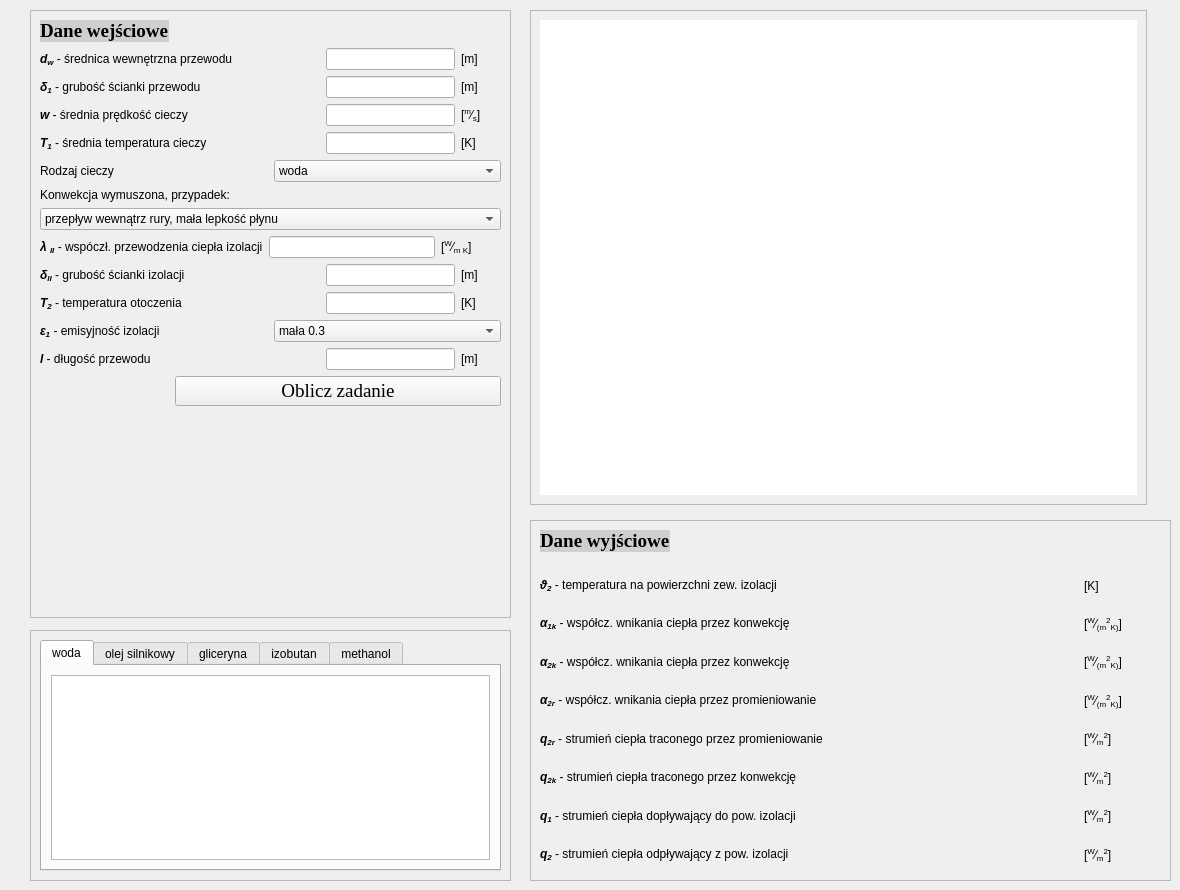
  <widget class="QWidget" name="centralWidget">
   <property name="minimumSize">
    <size>
     <width>1000</width>
     <height>700</height>
    </size>
   </property>
   <widget class="QFrame" name="framePicture">
    <property name="geometry">
     <rect>
      <x>530</x>
      <y>10</y>
      <width>617</width>
      <height>495</height>
     </rect>
    </property>
    <property name="maximumSize">
     <size>
      <width>650</width>
      <height>495</height>
     </size>
    </property>
    <property name="styleSheet">
     <string notr="true"/>
    </property>
    <property name="frameShape">
     <enum>QFrame::StyledPanel</enum>
    </property>
    <property name="frameShadow">
     <enum>QFrame::Raised</enum>
    </property>
    <layout class="QGridLayout" name="gridLayout">
     <item row="1" column="0">
      <widget class="QLabel" name="labelTaskPicture">
       <property name="minimumSize">
        <size>
         <width>544</width>
         <height>459</height>
        </size>
       </property>
       <property name="styleSheet">
        <string notr="true">background-color:rgb(255, 255, 255)</string>
       </property>
       <property name="text">
        <string/>
       </property>
      </widget>
     </item>
    </layout>
   </widget>
   <widget class="QFrame" name="frameOutputData">
    <property name="geometry">
     <rect>
      <x>530</x>
      <y>520</y>
      <width>641</width>
      <height>361</height>
     </rect>
    </property>
    <property name="frameShape">
     <enum>QFrame::StyledPanel</enum>
    </property>
    <property name="frameShadow">
     <enum>QFrame::Raised</enum>
    </property>
    <layout class="QGridLayout" name="gridLayout_2">
     <item row="0" column="0">
      <layout class="QFormLayout" name="formLayout_4">
       <item row="0" column="0">
        <widget class="QLabel" name="labelHeaderOutputData">
         <property name="font">
          <font>
           <family>Times New Roman</family>
           <pointsize>14</pointsize>
           <weight>50</weight>
           <italic>false</italic>
           <bold>false</bold>
          </font>
         </property>
         <property name="styleSheet">
          <string notr="true">background-color:rgb(207, 207, 207)</string>
         </property>
         <property name="text">
          <string>&lt;html&gt;&lt;head/&gt;&lt;body&gt;&lt;p&gt;&lt;span style=&quot; font-weight:600;&quot;&gt;Dane wyjściowe&lt;/span&gt;&lt;/p&gt;&lt;/body&gt;&lt;/html&gt;</string>
         </property>
         <property name="textFormat">
          <enum>Qt::RichText</enum>
         </property>
         <property name="wordWrap">
          <bool>false</bool>
         </property>
         <property name="margin">
          <number>0</number>
         </property>
        </widget>
       </item>
      </layout>
     </item>
     <item row="1" column="0">
      <layout class="QHBoxLayout" name="horizontalLayout_11">
       <item>
        <widget class="QLabel" name="labelOutputText1">
         <property name="minimumSize">
          <size>
           <width>415</width>
           <height>0</height>
          </size>
         </property>
         <property name="maximumSize">
          <size>
           <width>11231</width>
           <height>16777215</height>
          </size>
         </property>
         <property name="text">
          <string>&lt;b&gt;&lt;i&gt;&amp;thetasym;&lt;sub&gt;2&lt;/sub&gt;&lt;/i&gt;&lt;/b&gt; - temperatura na powierzchni zew. izolacji</string>
         </property>
        </widget>
       </item>
       <item>
        <widget class="QLabel" name="labelTemperatureOnIsolator">
         <property name="minimumSize">
          <size>
           <width>117</width>
           <height>0</height>
          </size>
         </property>
         <property name="text">
          <string/>
         </property>
        </widget>
       </item>
      </layout>
     </item>
     <item row="1" column="1" rowspan="8">
      <layout class="QVBoxLayout" name="verticalLayout_3">
       <item>
        <widget class="QLabel" name="label_31">
         <property name="sizeIncrement">
          <size>
           <width>42</width>
           <height>37</height>
          </size>
         </property>
         <property name="text">
          <string>[K]</string>
         </property>
        </widget>
       </item>
       <item>
        <widget class="QLabel" name="label_30">
         <property name="text">
          <string>&lt;p&gt;[&lt;sup&gt;W&lt;/sup&gt;&amp;frasl;&lt;sub&gt;(m&lt;sup&gt;2&lt;sup&gt;&lt;sub&gt;K)&lt;/sub&gt;&lt;/sub&gt;]&lt;/p&gt;</string>
         </property>
        </widget>
       </item>
       <item>
        <widget class="QLabel" name="label_32">
         <property name="text">
          <string>&lt;p&gt;[&lt;sup&gt;W&lt;/sup&gt;&amp;frasl;&lt;sub&gt;(m&lt;sup&gt;2&lt;sup&gt;&lt;sub&gt;K)&lt;/sub&gt;&lt;/sub&gt;]&lt;/p&gt;</string>
         </property>
        </widget>
       </item>
       <item>
        <widget class="QLabel" name="label_33">
         <property name="text">
          <string>&lt;p&gt;[&lt;sup&gt;W&lt;/sup&gt;&amp;frasl;&lt;sub&gt;(m&lt;sup&gt;2&lt;sup&gt;&lt;sub&gt;K)&lt;/sub&gt;&lt;/sub&gt;]&lt;/p&gt;</string>
         </property>
        </widget>
       </item>
       <item>
        <widget class="QLabel" name="label_34">
         <property name="text">
          <string>&lt;p&gt;[&lt;sup&gt;W&lt;/sup&gt;&amp;frasl;&lt;sub&gt;m&lt;sup&gt;2&lt;sup&gt;&lt;sub&gt;&lt;/sub&gt;&lt;/sub&gt;]&lt;/p&gt;</string>
         </property>
        </widget>
       </item>
       <item>
        <widget class="QLabel" name="label_35">
         <property name="text">
          <string>&lt;p&gt;[&lt;sup&gt;W&lt;/sup&gt;&amp;frasl;&lt;sub&gt;m&lt;sup&gt;2&lt;sup&gt;&lt;sub&gt;&lt;/sub&gt;&lt;/sub&gt;]&lt;/p&gt;</string>
         </property>
        </widget>
       </item>
       <item>
        <widget class="QLabel" name="label_36">
         <property name="text">
          <string>&lt;p&gt;[&lt;sup&gt;W&lt;/sup&gt;&amp;frasl;&lt;sub&gt;m&lt;sup&gt;2&lt;sup&gt;&lt;sub&gt;&lt;/sub&gt;&lt;/sub&gt;]&lt;/p&gt;</string>
         </property>
        </widget>
       </item>
       <item>
        <widget class="QLabel" name="label_37">
         <property name="text">
          <string>&lt;p&gt;[&lt;sup&gt;W&lt;/sup&gt;&amp;frasl;&lt;sub&gt;m&lt;sup&gt;2&lt;sup&gt;&lt;sub&gt;&lt;/sub&gt;&lt;/sub&gt;]&lt;/p&gt;</string>
         </property>
        </widget>
       </item>
      </layout>
     </item>
     <item row="2" column="0">
      <layout class="QHBoxLayout" name="horizontalLayout_13">
       <item>
        <widget class="QLabel" name="labelOutputText2">
         <property name="minimumSize">
          <size>
           <width>415</width>
           <height>0</height>
          </size>
         </property>
         <property name="maximumSize">
          <size>
           <width>400</width>
           <height>16777215</height>
          </size>
         </property>
         <property name="text">
          <string>&lt;b&gt;&lt;i&gt;&amp;alpha;&lt;sub&gt;1k&lt;/sub&gt;&lt;/i&gt;&lt;/b&gt; - współcz. wnikania ciepła przez konwekcję</string>
         </property>
        </widget>
       </item>
       <item>
        <widget class="QLabel" name="labelConvectionCoefficient1">
         <property name="minimumSize">
          <size>
           <width>117</width>
           <height>0</height>
          </size>
         </property>
         <property name="maximumSize">
          <size>
           <width>400</width>
           <height>16777215</height>
          </size>
         </property>
         <property name="text">
          <string/>
         </property>
        </widget>
       </item>
      </layout>
     </item>
     <item row="3" column="0">
      <layout class="QHBoxLayout" name="horizontalLayout_14">
       <item>
        <widget class="QLabel" name="labelOutputText3">
         <property name="minimumSize">
          <size>
           <width>415</width>
           <height>0</height>
          </size>
         </property>
         <property name="text">
          <string>&lt;b&gt;&lt;i&gt;&amp;alpha;&lt;sub&gt;2k&lt;/sub&gt;&lt;/i&gt;&lt;/b&gt; - współcz. wnikania ciepła przez konwekcję</string>
         </property>
        </widget>
       </item>
       <item>
        <widget class="QLabel" name="labelConvectionCoefficient2">
         <property name="minimumSize">
          <size>
           <width>117</width>
           <height>0</height>
          </size>
         </property>
         <property name="text">
          <string/>
         </property>
        </widget>
       </item>
      </layout>
     </item>
     <item row="4" column="0">
      <layout class="QHBoxLayout" name="horizontalLayout_15">
       <item>
        <widget class="QLabel" name="labelOutputText4">
         <property name="minimumSize">
          <size>
           <width>415</width>
           <height>0</height>
          </size>
         </property>
         <property name="text">
          <string>&lt;b&gt;&lt;i&gt;&amp;alpha;&lt;sub&gt;2r&lt;/sub&gt;&lt;/i&gt;&lt;/b&gt; - współcz. wnikania ciepła przez promieniowanie</string>
         </property>
        </widget>
       </item>
       <item>
        <widget class="QLabel" name="labelRadiationCoefficient2">
         <property name="minimumSize">
          <size>
           <width>117</width>
           <height>0</height>
          </size>
         </property>
         <property name="text">
          <string/>
         </property>
        </widget>
       </item>
      </layout>
     </item>
     <item row="5" column="0">
      <layout class="QHBoxLayout" name="horizontalLayout_16">
       <item>
        <widget class="QLabel" name="labelOutputText5">
         <property name="minimumSize">
          <size>
           <width>415</width>
           <height>0</height>
          </size>
         </property>
         <property name="text">
          <string>&lt;b&gt;&lt;i&gt;q&lt;sub&gt;2r&lt;/sub&gt;&lt;/i&gt;&lt;/b&gt; - strumień ciepła traconego przez promieniowanie</string>
         </property>
        </widget>
       </item>
       <item>
        <widget class="QLabel" name="labelHeatFlowByRadiation2">
         <property name="minimumSize">
          <size>
           <width>117</width>
           <height>0</height>
          </size>
         </property>
         <property name="text">
          <string/>
         </property>
        </widget>
       </item>
      </layout>
     </item>
     <item row="6" column="0">
      <layout class="QHBoxLayout" name="horizontalLayout_17">
       <item>
        <widget class="QLabel" name="labelOutputText6">
         <property name="minimumSize">
          <size>
           <width>415</width>
           <height>0</height>
          </size>
         </property>
         <property name="text">
          <string>&lt;b&gt;&lt;i&gt;q&lt;sub&gt;2k&lt;/sub&gt;&lt;/i&gt;&lt;/b&gt; - strumień ciepła traconego przez konwekcję</string>
         </property>
        </widget>
       </item>
       <item>
        <widget class="QLabel" name="labelHeatFlowByConvection2">
         <property name="minimumSize">
          <size>
           <width>117</width>
           <height>0</height>
          </size>
         </property>
         <property name="text">
          <string/>
         </property>
        </widget>
       </item>
      </layout>
     </item>
     <item row="7" column="0">
      <layout class="QHBoxLayout" name="horizontalLayout_18">
       <item>
        <widget class="QLabel" name="labelOutputText7">
         <property name="minimumSize">
          <size>
           <width>415</width>
           <height>0</height>
          </size>
         </property>
         <property name="text">
          <string>&lt;b&gt;&lt;i&gt;q&lt;sub&gt;1&lt;/sub&gt;&lt;/i&gt;&lt;/b&gt; - strumień ciepła dopływający do pow. izolacji</string>
         </property>
        </widget>
       </item>
       <item>
        <widget class="QLabel" name="labelHeatFlow1">
         <property name="minimumSize">
          <size>
           <width>117</width>
           <height>0</height>
          </size>
         </property>
         <property name="text">
          <string/>
         </property>
        </widget>
       </item>
      </layout>
     </item>
     <item row="8" column="0">
      <layout class="QHBoxLayout" name="horizontalLayout_19">
       <item>
        <widget class="QLabel" name="labelOutputText8">
         <property name="minimumSize">
          <size>
           <width>415</width>
           <height>0</height>
          </size>
         </property>
         <property name="text">
          <string>&lt;b&gt;&lt;i&gt;q&lt;sub&gt;2&lt;/sub&gt;&lt;/i&gt;&lt;/b&gt; - strumień ciepła odpływający z pow. izolacji</string>
         </property>
        </widget>
       </item>
       <item>
        <widget class="QLabel" name="labelHeatFlow2">
         <property name="minimumSize">
          <size>
           <width>117</width>
           <height>0</height>
          </size>
         </property>
         <property name="text">
          <string/>
         </property>
        </widget>
       </item>
      </layout>
     </item>
    </layout>
   </widget>
   <widget class="QWidget" name="layoutWidget">
    <property name="geometry">
     <rect>
      <x>0</x>
      <y>0</y>
      <width>2</width>
      <height>2</height>
     </rect>
    </property>
    <layout class="QHBoxLayout" name="horizontalLayout_12"/>
   </widget>
   <widget class="QFrame" name="frameInputData">
    <property name="geometry">
     <rect>
      <x>30</x>
      <y>10</y>
      <width>481</width>
      <height>608</height>
     </rect>
    </property>
    <property name="maximumSize">
     <size>
      <width>481</width>
      <height>612</height>
     </size>
    </property>
    <property name="frameShape">
     <enum>QFrame::StyledPanel</enum>
    </property>
    <property name="frameShadow">
     <enum>QFrame::Raised</enum>
    </property>
    <layout class="QFormLayout" name="formLayout_3">
     <item row="0" column="0">
      <layout class="QFormLayout" name="formLayout">
       <item row="0" column="0" colspan="2">
        <widget class="QLabel" name="labelHeaderInputData">
         <property name="font">
          <font>
           <family>Times New Roman</family>
           <pointsize>14</pointsize>
           <weight>50</weight>
           <italic>false</italic>
           <bold>false</bold>
          </font>
         </property>
         <property name="styleSheet">
          <string notr="true">background-color:rgb(207, 207, 207)</string>
         </property>
         <property name="text">
          <string>&lt;p&gt;&lt;b&gt;Dane wejściowe&lt;/b&gt;&lt;/p&gt;</string>
         </property>
         <property name="textFormat">
          <enum>Qt::RichText</enum>
         </property>
         <property name="wordWrap">
          <bool>false</bool>
         </property>
         <property name="margin">
          <number>0</number>
         </property>
        </widget>
       </item>
      </layout>
     </item>
     <item row="1" column="0" colspan="2">
      <layout class="QHBoxLayout" name="horizontalLayout_4">
       <item>
        <widget class="QLabel" name="labelInnerDiametOfPipe">
         <property name="minimumSize">
          <size>
           <width>280</width>
           <height>0</height>
          </size>
         </property>
         <property name="text">
          <string>&lt;b&gt;&lt;i&gt;d&lt;sub&gt;w&lt;/sub&gt;&lt;/i&gt;&lt;/b&gt; - średnica wewnętrzna przewodu</string>
         </property>
         <property name="buddy">
          <cstring>lineEditInnerDiameterOfPipe</cstring>
         </property>
        </widget>
       </item>
       <item>
        <widget class="QLineEdit" name="lineEditInnerDiameterOfPipe">
         <property name="inputMask">
          <string/>
         </property>
        </widget>
       </item>
       <item>
        <widget class="QLabel" name="label_16">
         <property name="minimumSize">
          <size>
           <width>40</width>
           <height>0</height>
          </size>
         </property>
         <property name="text">
          <string>[m]</string>
         </property>
        </widget>
       </item>
      </layout>
     </item>
     <item row="2" column="0" colspan="2">
      <layout class="QHBoxLayout" name="horizontalLayout_2">
       <item>
        <widget class="QLabel" name="labelThicknessOfPipe">
         <property name="minimumSize">
          <size>
           <width>280</width>
           <height>0</height>
          </size>
         </property>
         <property name="text">
          <string>&lt;b&gt;&lt;i&gt;&amp;delta;&lt;sub&gt;1&lt;/sub&gt;&lt;/i&gt;&lt;/b&gt; - grubość ścianki przewodu</string>
         </property>
         <property name="buddy">
          <cstring>lineEditThicknessOfPipe</cstring>
         </property>
        </widget>
       </item>
       <item>
        <widget class="QLineEdit" name="lineEditThicknessOfPipe"/>
       </item>
       <item>
        <widget class="QLabel" name="label_13">
         <property name="minimumSize">
          <size>
           <width>40</width>
           <height>0</height>
          </size>
         </property>
         <property name="text">
          <string>[m]</string>
         </property>
        </widget>
       </item>
      </layout>
     </item>
     <item row="3" column="0" colspan="2">
      <layout class="QHBoxLayout" name="horizontalLayout_3">
       <item>
        <widget class="QLabel" name="labelMeanVelocityOfLiquid">
         <property name="minimumSize">
          <size>
           <width>280</width>
           <height>0</height>
          </size>
         </property>
         <property name="text">
          <string>&lt;b&gt;&lt;i&gt;w&lt;/i&gt;&lt;/b&gt; - średnia prędkość cieczy</string>
         </property>
         <property name="buddy">
          <cstring>lineEditMeanVelocityOfLiquid</cstring>
         </property>
        </widget>
       </item>
       <item>
        <widget class="QLineEdit" name="lineEditMeanVelocityOfLiquid"/>
       </item>
       <item>
        <widget class="QLabel" name="labelVelocityUnit">
         <property name="minimumSize">
          <size>
           <width>40</width>
           <height>0</height>
          </size>
         </property>
         <property name="text">
          <string>&lt;p&gt;[&lt;sup&gt;m&lt;/sup&gt;&amp;frasl;&lt;sub&gt;s&lt;/sub&gt;]&lt;/p&gt;</string>
         </property>
        </widget>
       </item>
      </layout>
     </item>
     <item row="4" column="0" colspan="2">
      <layout class="QHBoxLayout" name="horizontalLayout">
       <item>
        <widget class="QLabel" name="labelTemperatureOfLiquid">
         <property name="minimumSize">
          <size>
           <width>280</width>
           <height>0</height>
          </size>
         </property>
         <property name="frameShadow">
          <enum>QFrame::Raised</enum>
         </property>
         <property name="text">
          <string>&lt;b&gt;&lt;i&gt;T&lt;sub&gt;1&lt;/sub&gt;&lt;/i&gt;&lt;/b&gt; - średnia temperatura cieczy</string>
         </property>
         <property name="textFormat">
          <enum>Qt::AutoText</enum>
         </property>
         <property name="buddy">
          <cstring>lineEditMeanTemperatureOfLiquid</cstring>
         </property>
        </widget>
       </item>
       <item>
        <widget class="QLineEdit" name="lineEditMeanTemperatureOfLiquid">
         <property name="inputMask">
          <string/>
         </property>
         <property name="frame">
          <bool>true</bool>
         </property>
        </widget>
       </item>
       <item>
        <widget class="QLabel" name="label_12">
         <property name="minimumSize">
          <size>
           <width>40</width>
           <height>0</height>
          </size>
         </property>
         <property name="text">
          <string>[K]</string>
         </property>
        </widget>
       </item>
      </layout>
     </item>
     <item row="5" column="0" colspan="2">
      <layout class="QHBoxLayout" name="horizontalLayout_9">
       <item>
        <widget class="QLabel" name="labelLiquidType">
         <property name="text">
          <string>Rodzaj cieczy </string>
         </property>
         <property name="buddy">
          <cstring>comboBoxLiquidType</cstring>
         </property>
        </widget>
       </item>
       <item>
        <widget class="QComboBox" name="comboBoxLiquidType">
         <property name="mouseTracking">
          <bool>false</bool>
         </property>
         <property name="autoFillBackground">
          <bool>false</bool>
         </property>
         <item>
          <property name="text">
           <string>woda</string>
          </property>
         </item>
         <item>
          <property name="text">
           <string>olej silnikowy</string>
          </property>
         </item>
         <item>
          <property name="text">
           <string>gliceryna</string>
          </property>
         </item>
         <item>
          <property name="text">
           <string>izobutan</string>
          </property>
         </item>
         <item>
          <property name="text">
           <string>metanol</string>
          </property>
         </item>
        </widget>
       </item>
      </layout>
     </item>
     <item row="6" column="0" colspan="2">
      <layout class="QVBoxLayout" name="verticalLayout">
       <item>
        <widget class="QLabel" name="labelForcedConvection">
         <property name="text">
          <string>Konwekcja wymuszona, przypadek:</string>
         </property>
         <property name="buddy">
          <cstring>comboBoxForcedConvection</cstring>
         </property>
        </widget>
       </item>
       <item>
        <widget class="QComboBox" name="comboBoxForcedConvection">
         <item>
          <property name="text">
           <string>przepływ wewnątrz rury, mała lepkość płynu</string>
          </property>
         </item>
         <item>
          <property name="text">
           <string>przepływ wewnątrz rury, duża lepkość płynu</string>
          </property>
         </item>
         <item>
          <property name="text">
           <string>przepływ prostopadły </string>
          </property>
         </item>
        </widget>
       </item>
      </layout>
     </item>
     <item row="7" column="0" colspan="2">
      <layout class="QHBoxLayout" name="horizontalLayout_6">
       <item>
        <widget class="QLabel" name="labelThermalConductivityOfIsolator">
         <property name="text">
          <string>&lt;b&gt;&lt;i&gt; &amp;lambda; &lt;sub&gt;II&lt;/sub&gt;&lt;/i&gt;&lt;/b&gt; - wspóczł. przewodzenia ciepła izolacji</string>
         </property>
         <property name="scaledContents">
          <bool>false</bool>
         </property>
         <property name="buddy">
          <cstring>lineEditThermalConductivityOfIsolator</cstring>
         </property>
        </widget>
       </item>
       <item>
        <widget class="QLineEdit" name="lineEditThermalConductivityOfIsolator"/>
       </item>
       <item>
        <widget class="QLabel" name="labelConductivityUnit">
         <property name="minimumSize">
          <size>
           <width>60</width>
           <height>0</height>
          </size>
         </property>
         <property name="text">
          <string>&lt;p&gt;[&lt;sup&gt;W&lt;/sup&gt;&amp;frasl;&lt;sub&gt;m K&lt;/sub&gt;]&lt;/p&gt;</string>
         </property>
        </widget>
       </item>
      </layout>
     </item>
     <item row="8" column="0" colspan="2">
      <layout class="QHBoxLayout" name="horizontalLayout_7">
       <item>
        <widget class="QLabel" name="labelThicknessOfIsolator">
         <property name="minimumSize">
          <size>
           <width>280</width>
           <height>0</height>
          </size>
         </property>
         <property name="maximumSize">
          <size>
           <width>280</width>
           <height>16777215</height>
          </size>
         </property>
         <property name="text">
          <string>&lt;b&gt;&lt;i&gt;&amp;delta;&lt;sub&gt;II&lt;/sub&gt;&lt;/i&gt;&lt;/b&gt; - grubość ścianki izolacji</string>
         </property>
         <property name="buddy">
          <cstring>lineEditThicknessOfIsolator</cstring>
         </property>
        </widget>
       </item>
       <item>
        <widget class="QLineEdit" name="lineEditThicknessOfIsolator">
         <property name="minimumSize">
          <size>
           <width>20</width>
           <height>0</height>
          </size>
         </property>
         <property name="maximumSize">
          <size>
           <width>2050</width>
           <height>16777215</height>
          </size>
         </property>
        </widget>
       </item>
       <item>
        <widget class="QLabel" name="label_17">
         <property name="minimumSize">
          <size>
           <width>40</width>
           <height>0</height>
          </size>
         </property>
         <property name="text">
          <string>[m]</string>
         </property>
        </widget>
       </item>
      </layout>
     </item>
     <item row="9" column="0" colspan="2">
      <layout class="QHBoxLayout" name="horizontalLayout_5">
       <item>
        <widget class="QLabel" name="labelTemperatureOfEnvironment">
         <property name="minimumSize">
          <size>
           <width>280</width>
           <height>0</height>
          </size>
         </property>
         <property name="maximumSize">
          <size>
           <width>280</width>
           <height>16777215</height>
          </size>
         </property>
         <property name="text">
          <string>&lt;b&gt;&lt;i&gt;T&lt;sub&gt;2&lt;/sub&gt;&lt;/i&gt;&lt;/b&gt; - temperatura otoczenia</string>
         </property>
         <property name="buddy">
          <cstring>lineEditTemperatureOfEnvironment</cstring>
         </property>
        </widget>
       </item>
       <item>
        <widget class="QLineEdit" name="lineEditTemperatureOfEnvironment"/>
       </item>
       <item>
        <widget class="QLabel" name="label_15">
         <property name="minimumSize">
          <size>
           <width>40</width>
           <height>0</height>
          </size>
         </property>
         <property name="text">
          <string>[K]</string>
         </property>
        </widget>
       </item>
      </layout>
     </item>
     <item row="10" column="0" colspan="2">
      <layout class="QHBoxLayout" name="horizontalLayout_10">
       <item>
        <widget class="QLabel" name="labelEmissivityOfIsolator">
         <property name="text">
          <string>&lt;b&gt;&lt;i&gt;&amp;epsilon;&lt;sub&gt;1&lt;/sub&gt;&lt;/i&gt;&lt;/b&gt; - emisyjność izolacji</string>
         </property>
         <property name="buddy">
          <cstring>comboBoxEmissivityOfIsolator</cstring>
         </property>
        </widget>
       </item>
       <item>
        <widget class="QComboBox" name="comboBoxEmissivityOfIsolator">
         <item>
          <property name="text">
           <string>mała 0.3</string>
          </property>
         </item>
         <item>
          <property name="text">
           <string>średnia 0.6</string>
          </property>
         </item>
         <item>
          <property name="text">
           <string>duża 0.9</string>
          </property>
         </item>
        </widget>
       </item>
      </layout>
     </item>
     <item row="11" column="0" colspan="2">
      <layout class="QHBoxLayout" name="horizontalLayout_8">
       <item>
        <widget class="QLabel" name="labelLengthOfPipe">
         <property name="minimumSize">
          <size>
           <width>280</width>
           <height>0</height>
          </size>
         </property>
         <property name="text">
          <string>&lt;b&gt;&lt;i&gt;l&lt;/i&gt;&lt;/b&gt; - długość przewodu</string>
         </property>
         <property name="buddy">
          <cstring>lineEditLengthOfPipe</cstring>
         </property>
        </widget>
       </item>
       <item>
        <widget class="QLineEdit" name="lineEditLengthOfPipe"/>
       </item>
       <item>
        <widget class="QLabel" name="label_19">
         <property name="minimumSize">
          <size>
           <width>40</width>
           <height>0</height>
          </size>
         </property>
         <property name="text">
          <string>[m]</string>
         </property>
        </widget>
       </item>
      </layout>
     </item>
     <item row="12" column="1">
      <layout class="QVBoxLayout" name="verticalLayout_2">
       <item>
        <widget class="QPushButton" name="pushButtonSolveTask">
         <property name="font">
          <font>
           <family>Times New Roman</family>
           <pointsize>14</pointsize>
           <weight>50</weight>
           <italic>false</italic>
           <bold>false</bold>
          </font>
         </property>
         <property name="text">
          <string>Oblicz zadanie</string>
         </property>
         <property name="flat">
          <bool>false</bool>
         </property>
        </widget>
       </item>
      </layout>
     </item>
    </layout>
   </widget>
   <widget class="QFrame" name="frameProperties">
    <property name="geometry">
     <rect>
      <x>30</x>
      <y>630</y>
      <width>481</width>
      <height>251</height>
     </rect>
    </property>
    <property name="maximumSize">
     <size>
      <width>16777215</width>
      <height>300</height>
     </size>
    </property>
    <property name="frameShape">
     <enum>QFrame::StyledPanel</enum>
    </property>
    <property name="frameShadow">
     <enum>QFrame::Raised</enum>
    </property>
    <widget class="QTabWidget" name="tabWidgetPropertiesOfFluids">
     <property name="geometry">
      <rect>
       <x>10</x>
       <y>10</y>
       <width>461</width>
       <height>231</height>
      </rect>
     </property>
     <property name="focusPolicy">
      <enum>Qt::StrongFocus</enum>
     </property>
     <property name="tabShape">
      <enum>QTabWidget::Rounded</enum>
     </property>
     <property name="currentIndex">
      <number>0</number>
     </property>
     <property name="tabBarAutoHide">
      <bool>false</bool>
     </property>
     <widget class="QWidget" name="tabWater">
      <attribute name="title">
       <string>woda</string>
      </attribute>
      <layout class="QHBoxLayout" name="horizontalLayout_20">
       <item>
        <widget class="QTableWidget" name="tableWidgetWater"/>
       </item>
      </layout>
     </widget>
     <widget class="QWidget" name="tabOil">
      <attribute name="title">
       <string>olej silnikowy</string>
      </attribute>
      <layout class="QHBoxLayout" name="horizontalLayout_21">
       <item>
        <widget class="QTableWidget" name="tableWidgetEngineOil"/>
       </item>
      </layout>
     </widget>
     <widget class="QWidget" name="tabGlycerin">
      <attribute name="title">
       <string>gliceryna</string>
      </attribute>
      <layout class="QHBoxLayout" name="horizontalLayout_22">
       <item>
        <widget class="QTableWidget" name="tableWidgetGlycerin"/>
       </item>
      </layout>
     </widget>
     <widget class="QWidget" name="tabIsobutane">
      <attribute name="title">
       <string>izobutan</string>
      </attribute>
      <layout class="QHBoxLayout" name="horizontalLayout_23">
       <item>
        <widget class="QTableWidget" name="tableWidgetIsobutane"/>
       </item>
      </layout>
     </widget>
     <widget class="QWidget" name="tabMethanol">
      <attribute name="title">
       <string>methanol</string>
      </attribute>
      <layout class="QHBoxLayout" name="horizontalLayout_24">
       <item>
        <widget class="QTableWidget" name="tableWidgetMethanol"/>
       </item>
      </layout>
     </widget>
    </widget>
   </widget>
  </widget>
